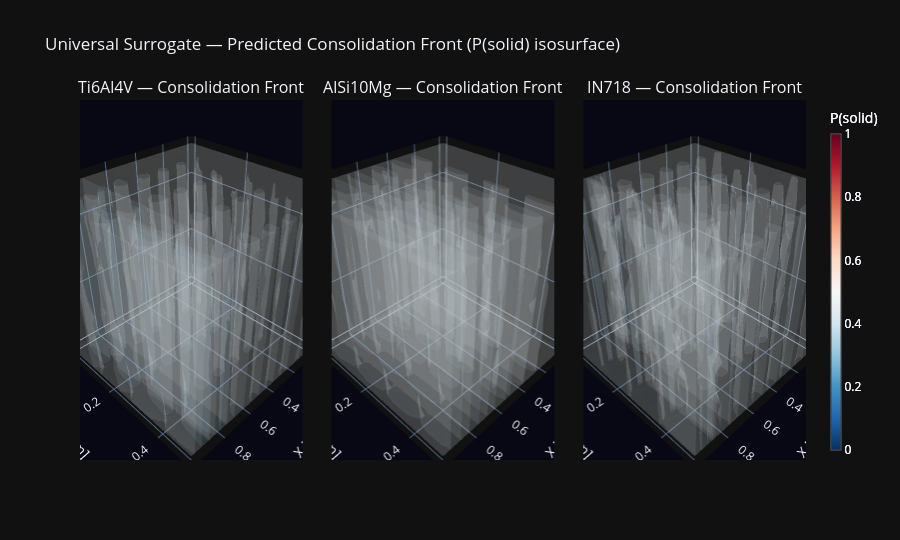

This figure's notebook cell:
### Code cell
# ── 3D Plotly consolidation-front visualisation ───────────────────────────────
# Show the final-step mask logit field for each material side-by-side.
# Isosurface at sigmoid(logits) = 0.5 marks the solid/liquid transition boundary.

def _mask_volume_trace(mask_prob: np.ndarray, name: str) -> go.Volume:
    Nz_, Ny_, Nx_ = mask_prob.shape
    x_ax = np.linspace(0, sim_cfg.Lx_m * 1e3, Nx_)
    y_ax = np.linspace(0, sim_cfg.Ly_m * 1e3, Ny_)
    z_ax = np.linspace(0, sim_cfg.Lz_m * 1e3, Nz_)
    Xg, Yg, Zg = np.meshgrid(x_ax, y_ax, z_ax, indexing='ij')
    return go.Volume(
        x=Xg.ravel(), y=Yg.ravel(), z=Zg.ravel(),
        value=mask_prob.ravel(),
        isomin=0.0, isomax=1.0,
        opacity=0.12, surface_count=12,
        colorscale='RdBu_r',
        colorbar=dict(title='P(solid)', thickness=10),
        name=name,
    )

mat_names = list(MATERIAL_ZOO.keys())
fig_front = make_subplots(
    rows=1, cols=len(mat_names),
    specs=[[{'type': 'scene'}] * len(mat_names)],
    subplot_titles=[f'{n} — Consolidation Front' for n in mat_names],
    horizontal_spacing=0.04,
)

# Re-run a quick single-step forward for each material to get mask predictions.
# (We stored eval_ctx_seq for the last material; re-derive for all.)
for col_idx, (mat_name, mat_eval_cfg) in enumerate(MATERIAL_ZOO.items(), start=1):
    state_vis = SimulationState.zeros(sim_cfg, device=DEVICE)
    # Run a few steps so the mask is non-trivial
    stepper_vis = TimeStepper(sim_cfg, mat_eval_cfg)
    for x0, y0, _ in scan_positions[:20]:
        Q_vol_v = beam.intensity(X3, Y3, Z3, x0, y0, z0=z_surface)
        Q_f_v   = Q_vol_v.unsqueeze(0).unsqueeze(0)
        state_vis = stepper_vis.step_adaptive(state_vis, sim_cfg.dt_base, Q_ext=Q_f_v, use_triton=True)

    mask_v = state_vis.material_mask.float().clone()
    ctx_v  = compute_physics_ctx(state_vis.T.clone(), mask_v, mat_eval_cfg)

    with torch.no_grad():
        T_lf_v_c = F.interpolate(state_vis.T, scale_factor=1.0 / LF_FACTOR,
                                 mode='trilinear', align_corners=False)
        T_lf_v   = F.interpolate(T_lf_v_c, size=(NZ, NY, NX),
                                 mode='trilinear', align_corners=False)
        Q_vis    = beam.intensity(X3, Y3, Z3, scan_positions[19][0],
                                  scan_positions[19][1], z0=z_surface)
        Q_f_vis  = Q_vis.unsqueeze(0).unsqueeze(0).to(DEVICE)
        _, m_logits = surrogate_zoo(
            state_vis.T.to(DEVICE), Q_f_vis,
            T_lf=T_lf_v.to(DEVICE), physics_ctx=ctx_v.to(DEVICE),
        )
        mask_prob_np = m_logits[0, 0].sigmoid().cpu().numpy()

    fig_front.add_trace(
        _mask_volume_trace(mask_prob_np, mat_name), row=1, col=col_idx,
    )
    fig_front.update_scenes(
        dict(
            xaxis=dict(title='X [mm]'),
            yaxis=dict(title='Y [mm]'),
            zaxis=dict(title='Z [mm]'),
            bgcolor='rgb(8, 8, 20)',
        ),
        row=1, col=col_idx,
    )

fig_front.update_layout(
    title='Universal Surrogate — Predicted Consolidation Front (P(solid) isosurface)',
    height=540, template='plotly_dark',
)
fig_front.show()
tracker.log_figure(fig_front, 'zoo_consolidation_front.html')

### Figure 1 — Plotly figure (JSON) as saved in the notebook; plotly's stock layout.template omitted (floating-point values rounded to 4 significant figures; data arrays with more than 128 entries replaced by an {"elided": "..."} marker saying what was removed)
{"data": [{"colorbar": {"thickness": 10, "title": {"text": "P(solid)"}}, "colorscale": [[0, "rgb(5,48,97)"], [0.1, "rgb(33,102,172)"], [0.2, "rgb(67,147,195)"], [0.3, "rgb(146,197,222)"], [0.4, "rgb(209,229,240)"], [0.5, "rgb(247,247,247)"], [0.6, "rgb(253,219,199)"], [0.7, "rgb(244,165,130)"], [0.8, "rgb(214,96,77)"], [0.9, "rgb(178,24,43)"], [1, "rgb(103,0,31)"]], "isomax": 1, "isomin": 0, "name": "Ti6Al4V", "opacity": 0.12, "scene": "scene", "surface": {"count": 12}, "type": "volume", "value": {"elided": "16384 float values"}, "x": {"elided": "16384 float values"}, "y": {"elided": "16384 float values"}, "z": {"elided": "16384 float values"}}, {"colorbar": {"thickness": 10, "title": {"text": "P(solid)"}}, "colorscale": [[0, "rgb(5,48,97)"], [0.1, "rgb(33,102,172)"], [0.2, "rgb(67,147,195)"], [0.3, "rgb(146,197,222)"], [0.4, "rgb(209,229,240)"], [0.5, "rgb(247,247,247)"], [0.6, "rgb(253,219,199)"], [0.7, "rgb(244,165,130)"], [0.8, "rgb(214,96,77)"], [0.9, "rgb(178,24,43)"], [1, "rgb(103,0,31)"]], "isomax": 1, "isomin": 0, "name": "AlSi10Mg", "opacity": 0.12, "scene": "scene2", "surface": {"count": 12}, "type": "volume", "value": {"elided": "16384 float values"}, "x": {"elided": "16384 float values"}, "y": {"elided": "16384 float values"}, "z": {"elided": "16384 float values"}}, {"colorbar": {"thickness": 10, "title": {"text": "P(solid)"}}, "colorscale": [[0, "rgb(5,48,97)"], [0.1, "rgb(33,102,172)"], [0.2, "rgb(67,147,195)"], [0.3, "rgb(146,197,222)"], [0.4, "rgb(209,229,240)"], [0.5, "rgb(247,247,247)"], [0.6, "rgb(253,219,199)"], [0.7, "rgb(244,165,130)"], [0.8, "rgb(214,96,77)"], [0.9, "rgb(178,24,43)"], [1, "rgb(103,0,31)"]], "isomax": 1, "isomin": 0, "name": "IN718", "opacity": 0.12, "scene": "scene3", "surface": {"count": 12}, "type": "volume", "value": {"elided": "16384 float values"}, "x": {"elided": "16384 float values"}, "y": {"elided": "16384 float values"}, "z": {"elided": "16384 float values"}}], "layout": {"annotations": [{"font": {"size": 16}, "showarrow": false, "text": "Ti6Al4V — Consolidation Front", "x": 0.1533, "xanchor": "center", "xref": "paper", "y": 1, "yanchor": "bottom", "yref": "paper"}, {"font": {"size": 16}, "showarrow": false, "text": "AlSi10Mg — Consolidation Front", "x": 0.5, "xanchor": "center", "xref": "paper", "y": 1, "yanchor": "bottom", "yref": "paper"}, {"font": {"size": 16}, "showarrow": false, "text": "IN718 — Consolidation Front", "x": 0.8467, "xanchor": "center", "xref": "paper", "y": 1, "yanchor": "bottom", "yref": "paper"}], "height": 540, "scene": {"bgcolor": "rgb(8, 8, 20)", "domain": {"x": [0, 0.3067], "y": [0, 1]}, "xaxis": {"title": {"text": "X [mm]"}}, "yaxis": {"title": {"text": "Y [mm]"}}, "zaxis": {"title": {"text": "Z [mm]"}}}, "scene2": {"bgcolor": "rgb(8, 8, 20)", "domain": {"x": [0.3467, 0.6533], "y": [0, 1]}, "xaxis": {"title": {"text": "X [mm]"}}, "yaxis": {"title": {"text": "Y [mm]"}}, "zaxis": {"title": {"text": "Z [mm]"}}}, "scene3": {"bgcolor": "rgb(8, 8, 20)", "domain": {"x": [0.6933, 1], "y": [0, 1]}, "xaxis": {"title": {"text": "X [mm]"}}, "yaxis": {"title": {"text": "Y [mm]"}}, "zaxis": {"title": {"text": "Z [mm]"}}}, "title": {"text": "Universal Surrogate — Predicted Consolidation Front (P(solid) isosurface)"}}}
